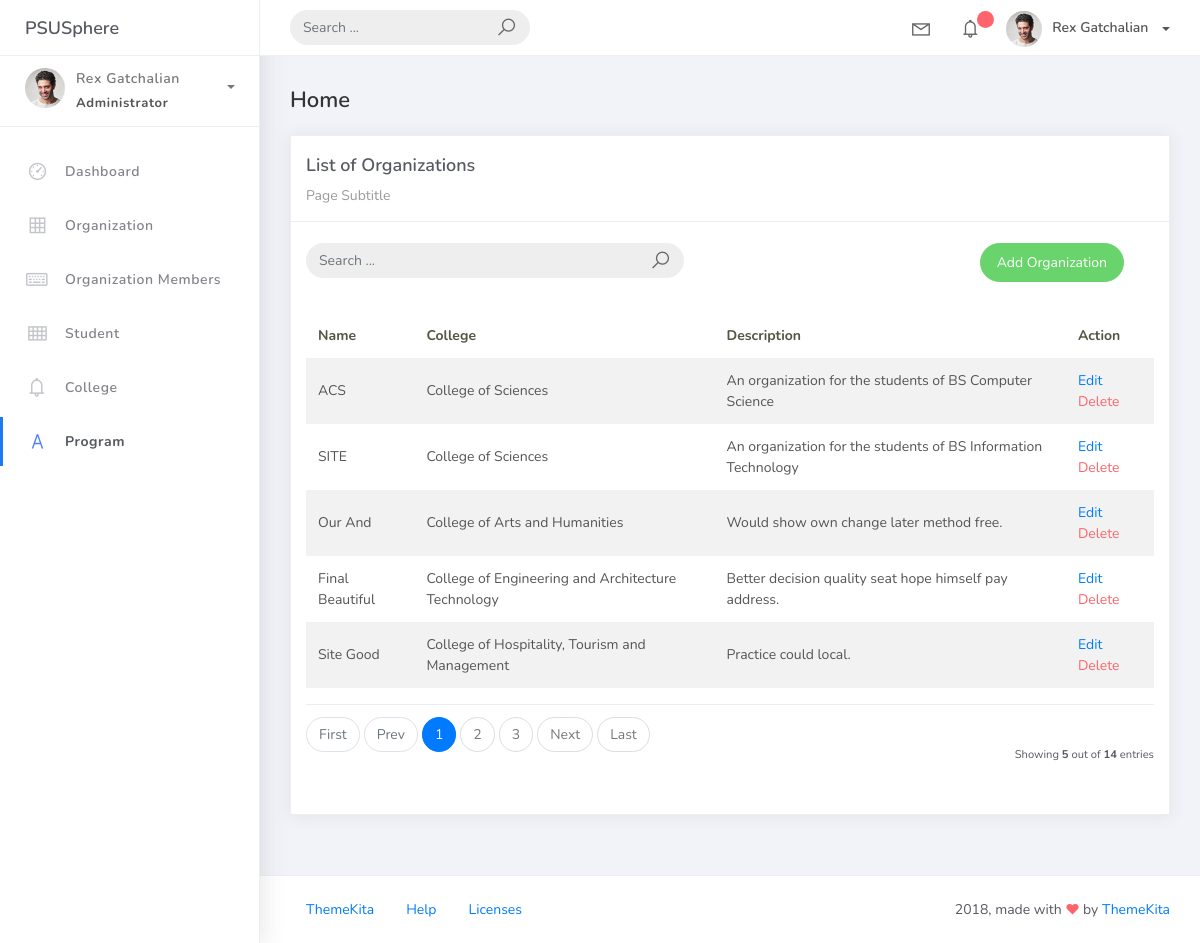
Page /orglist/ on the earlier database version.
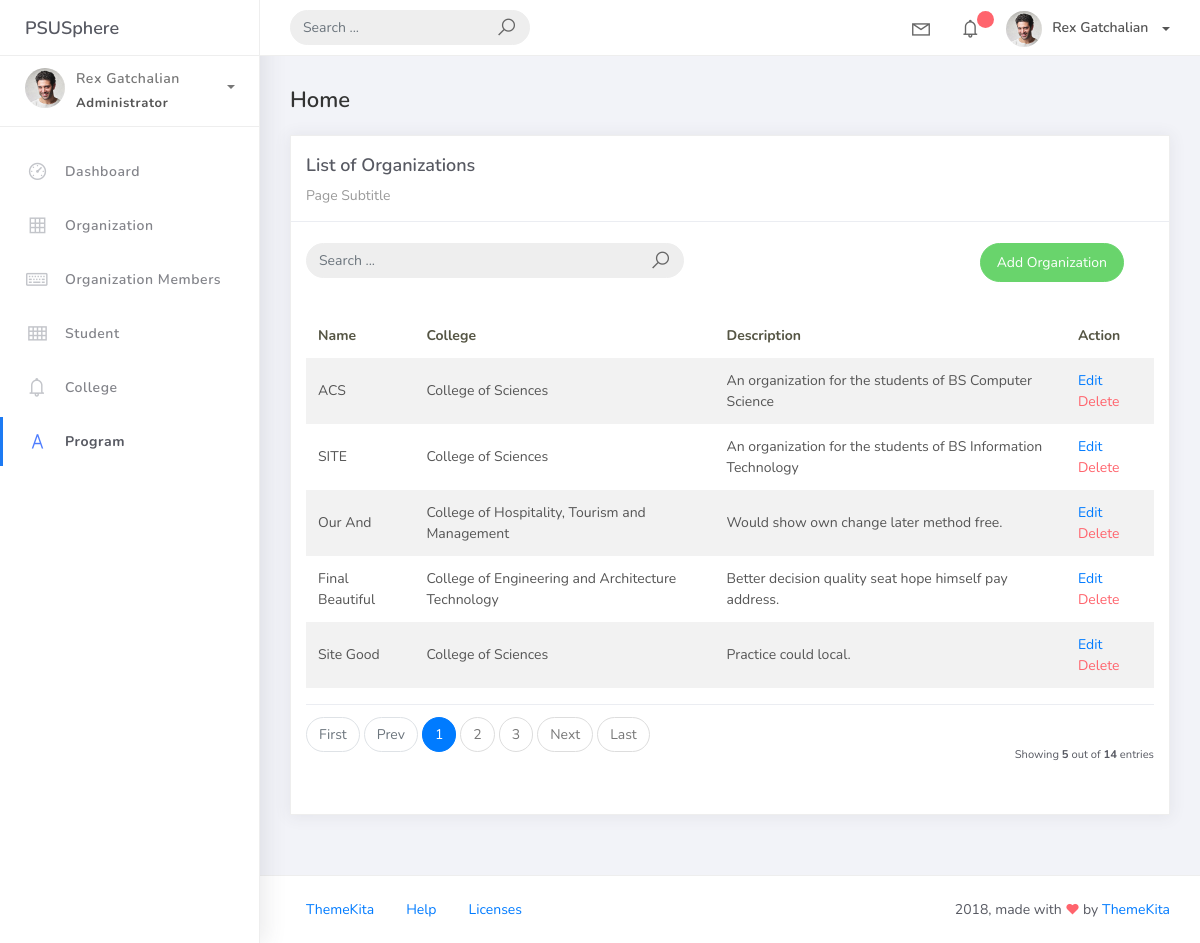
Same page on the later database version.
### psusphere/models.py (models this page shows, shortened)
class BaseModel(models.Model):
    created_at = models.DateTimeField(auto_now_add=True, db_index=True)
    updated_at = models.DateTimeField(auto_now=True)
    class Meta:
        abstract = True

class Organization(BaseModel):
    name = models.CharField(max_length=250)
    college = models.ForeignKey(College, null=True, blank=True, on_delete=models.CASCADE)
    description = models.CharField(max_length=500)

class College(BaseModel):
    college_name = models.CharField(max_length=150)
    def __str__(self):
        return self.college_name

### psusphere/views.py (the view)
# urls.py: path('orglist/', OrganizationList.as_view(), name='org_list'),
class OrganizationList(ListView):
    model = Organization
    context_object_name = "organization"
    template_name = "organization/org_list.html"
    paginate_by = 5
    def get_queryset(self, *args, **kwargs):
        qs = super(OrganizationList, self).get_queryset(*args, **kwargs)
        if self.request.GET.get('q') != None:
            query = self.request.GET.get('q')
            qs = qs.filter(
                Q(name__icontains=query) |
                Q(description__icontains=query)|
                Q(college__college_name__icontains=query))
        return qs

### projectsite/templates/organization/org_list.html (shortened to what this page needs)
{% extends 'base.html' %}
{% load static %}
{% block content %}
<div class="content">
    <div class="container-fluid">
        <h4 class="page-title">Home</h4>
        <div class="row">
            <div class="col-md-12">
                <div class="card">
                    <div class="card-header">
                        <div class="card-title">List of Organizations</div>
                        <div class="card-category">Page Subtitle</div>
                    </div>
                    <br>
                    <div class="col-md-12 row">
                        <div class="col-md-6">
                            <form class="navbar-left navbar-form nav-search mr-md-3" action="{% url 'org_list' %}">
                                <div class="input-group">
                                    <input type="text" placeholder="Search ..." class="form-control" name="q" value="{{request.GET.q}}"/>
                                    <div class="input-group-append">
                                        <span class="input-group-text">
                                            <i class="la la-search search-icon"></i>
                                        </span>
                                    </div>
                                </div>
                            </form>
                        </div>
                        <div class="col-md-6">
                            <div class="pull-right">
                                <a href="{% url 'org_add' %}" class="btn btn-success btn-rounded">Add Organization</a>
                            </div>
                        </div>
                    </div>
                    <div class="card-body">
                        <table class="table table-striped mt-3">
                            <thead>
                                <tr>
                                    <th scope="col">Name</th>
                                    <th scope="col">College</th>
                                    <th scope="col">Description</th>
                                    <th scope="col">Action</th>
                                </tr>
                            </thead>
                            <tbody>
                                {% for object in object_list %}
                                    <tr>
                                        <td>{{ object.name }}</td>
                                        <td>{{ object.college }}</td>
                                        <td>{{ object.description }}</td>
                                        <td><a href="{% url 'org_edit' object.id %}">Edit</a>
                                            <a href="{% url 'org_del' object.id %}" class="text-danger">Delete</a>
                                        </td>
                                    </tr>
                                {% endfor %}
                            </tbody>
                        </table>
                        {% include 'includes/pagination.html' %}
                    </div>
                </div>
            </div>
        </div>
    </div>
</div>
{% endblock %}

Differences in the rows shown:
changed Organization "Our And": college "College of Arts and Humanities" → "College of Hospitality, Tourism and Management"
changed Organization "Site Good": college "College of Hospitality, Tourism and Management" → "College of Sciences"
